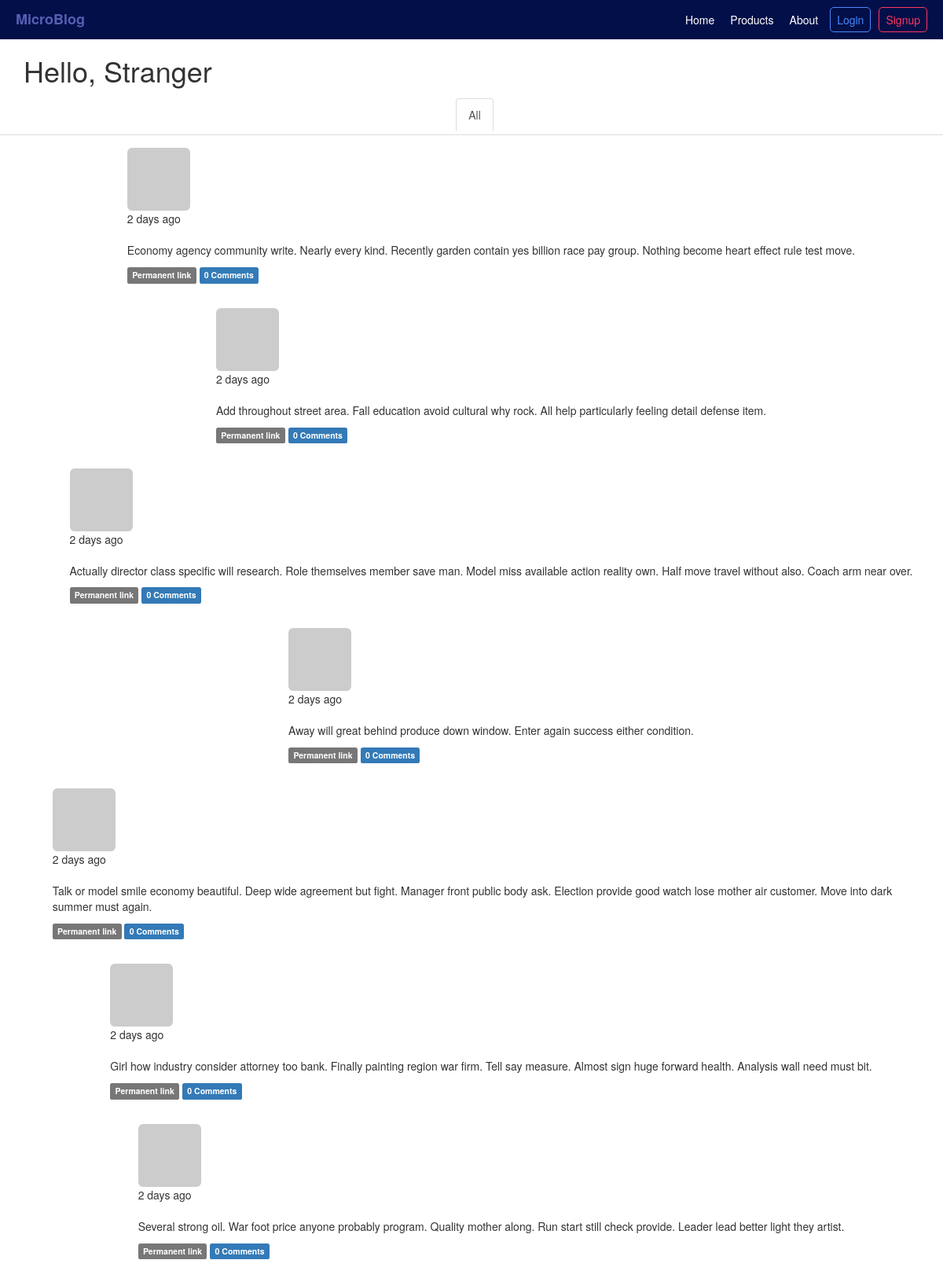
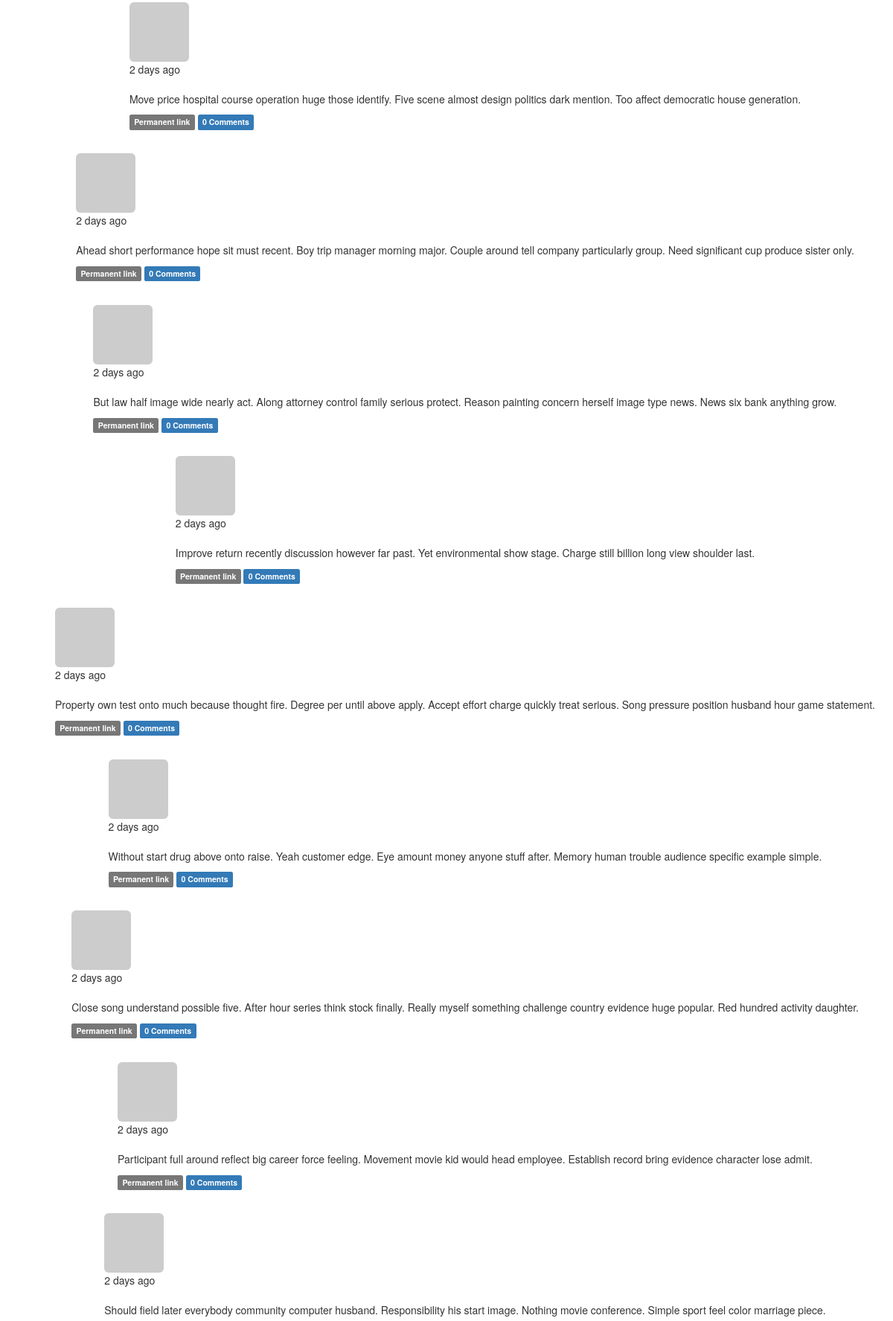
The page /home (upper part) on the database its author committed (2 pictures, top to bottom).
### app/models.py (models this page shows, shortened)
class Post(db.Model):
    __tablename__='posts'
    id=db.Column(db.Integer,primary_key=True)
    body=db.Column(db.Text)
    timestamp=db.Column(db.DateTime,index=True,default=datetime.utcnow)
    body_html=db.Column(db.Text)
    author_id=db.Column(db.Integer,db.ForeignKey('users.id'))
    comments=db.relationship('Comment',backref='post',lazy='dynamic')

### app/main/views.py (the view)
@main.route('/',methods=['GET','POST'])
@main.route('/home',methods=['GET','POST'])
def home():
    form=PostForm()
    if current_user.can(Permission.WRITE) and form.validate_on_submit():
        post=Post(body=form.body.data,author=current_user._get_current_object())
        db.session.add(post)
        db.session.commit()
        redirect(url_for(".home"))
    posts=Post.query.order_by(Post.timestamp.desc()).all()
    page = request.args.get('page', 1, type=int)
    show_followed=False
    if current_user.is_authenticated:
        show_followed=bool(request.cookies.get('show_followed',''))
    if show_followed:
        query=current_user.followed_posts
    else:
        query=Post.query
    pagination = Post.query.order_by(Post.timestamp.desc()).paginate(page,per_page=current_app.config['MICROBLOG_POSTS_PER_PAGE'], error_out=False)
    posts = pagination.items
    return render_template('index.html',form=form,name=session.get('name'),known=session.get('known',False),current_time=datetime.utcnow(),posts=posts,show_followed=show_followed, pagination=pagination)

### app/main/__init__.py (called while the page is built)
@main.app_context_processor
def inject_permission():
    return dict(Permission=Permission)

### app/main/views.py (called while the page is built)
@main.before_app_request
def before_request():
    if current_user.is_authenticated and not current_user.confirmed and request.blueprint !='main' and request.endpoint !='static':
        return redirect(url_for('main.unconfirmed'))

@main.before_app_request
def before_request():
    if current_user.is_authenticated:
        current_user.ping()
        if not current_user.confirmed and request.endpoint and request.blueprint !='main' and request.endpoint != 'static':
            return redirect(url_for('main.unconfirmed'))

### app/models.py (called while the page is built)
    def gravatar(self,size=100,default='identicon',rating='g'):
        if request.is_secure:
            url = 'https://secure.gravatar.com/avatar'
        else:
            url = 'http://www.gravatar.com/avatar'
        hash = hashlib.md5(self.email.lower().encode('utf-8')).hexdigest()
        return '{url}/{hash}?s={size}&d={default}&r={rating}'.format(url=url, hash=hash, size=size, default=default, rating=rating)

    def can(self,permissions):
        return False

    def is_administrator(self):
        return False

### app/templates/index.html (shortened to what this page needs)
{%extends "base.html"%}
{%import "bootstrap/wtf.html" as wtf%}
{%import "_macros.html" as macros%}
{%block content%}
    <div class="container">
        <h1>Hello,
        {%if current_user.is_authenticated%}
            {{current_user.username}}
        {%else%}
            Stranger
        {%endif%}</h1>
    </div>
    <div class="post-tabs">
        <ul class="nav nav-tabs">
            <li{% if not show_followed %} class="active"{% endif %}><a href="{{ url_for('main.show_all') }}">All</a></li>
        </ul>
        {% include '_posts.html' %}
    </div>
{% endblock %}

### app/templates/_posts.html (shortened to what this page needs)
<ul class="posts">
{% for post in posts %}
    <li class="post">
        <div class="profile-thumbnail">
            <a href="{{ url_for('.user', username=post.author.username) }}"><img class="img-rounded profile-thumbnail" src="{{ post.author.gravatar(size=40) }}"></a>
        </div>
        <div class="post-date">
            {{ moment(post.timestamp).fromNow() }}
        </div>
        <div class="post-author">
            <a href="{{ url_for('.user', username=post.author.username) }}"> {{ post.author.username }}</a>
        </div>
        <div class="post-body">
            {% if post.body_html %}
                {{ post.body_html | safe }}
            {% else %}
                {{ post.body }}
            {% endif %}
            <div class="post-footer">
                <a href="{{ url_for('main.post', id=post.id) }}"><span class="label label-default">Permanent link</span></a>
                <a href="{{ url_for('main.post', id=post.id) }}#comments">
                    <span class="label label-primary">{{ post.comments.count() }} Comments</span>
                </a>
            </div>
        </div>
    </li>
{% endfor %}
</ul>

### app/static/styles/styles.css (style rules this page uses)
:root { box-sizing: border-box; }
body { font: 'Ariel', 'sans-serif'; }
a { color: black; }
ul { list-style: none; height: 100%; display: flex; align-items: center; justify-content: space-around; }
ul a { color: white; }
ul li { padding: 5px; margin-left: 10px; }
.posts { display: flex; flex-direction: column; }
.post { flex: 1; padding: 1.2em; }

### rows shown on the page
Post: timestamp "2 days ago", body_html "Economy agency community write. Nearly every kind. Recently garden contain yes billion race pay group. Nothing become heart effect rule test move.", comments.count "0"
Post: timestamp "2 days ago", body_html "Add throughout street area. Fall education avoid cultural why rock. All help particularly feeling detail defense item.", comments.count "0"
Post: timestamp "2 days ago", body_html "Actually director class specific will research. Role themselves member save man. Model miss available action reality own. Half move travel without also. Coach arm near over.", comments.count "0"
Post: timestamp "2 days ago", body_html "Away will great behind produce down window. Enter again success either condition.", comments.count "0"
Post: timestamp "2 days ago", body_html "Talk or model smile economy beautiful. Deep wide agreement but fight. Manager front public body ask. Election provide good watch lose mother air customer. Move into dark summer must again.", comments.count "0"
Post: timestamp "2 days ago", body_html "Girl how industry consider attorney too bank. Finally painting region war firm. Tell say measure. Almost sign huge forward health. Analysis wall need must bit.", comments.count "0"
Post: timestamp "2 days ago", body_html "Several strong oil. War foot price anyone probably program. Quality mother along. Run start still check provide. Leader lead better light they artist.", comments.count "0"
Post: timestamp "2 days ago", body_html "Move price hospital course operation huge those identify. Five scene almost design politics dark mention. Too affect democratic house generation.", comments.count "0"
Post: timestamp "2 days ago", body_html "Ahead short performance hope sit must recent. Boy trip manager morning major. Couple around tell company particularly group. Need significant cup produce sister only.", comments.count "0"
Post: timestamp "2 days ago", body_html "But law half image wide nearly act. Along attorney control family serious protect. Reason painting concern herself image type news. News six bank anything grow.", comments.count "0"
Post: timestamp "2 days ago", body_html "Improve return recently discussion however far past. Yet environmental show stage. Charge still billion long view shoulder last.", comments.count "0"
Post: timestamp "2 days ago", body_html "Property own test onto much because thought fire. Degree per until above apply. Accept effort charge quickly treat serious. Song pressure position husband hour game statement.", comments.count "0"
Post: timestamp "2 days ago", body_html "Without start drug above onto raise. Yeah customer edge. Eye amount money anyone stuff after. Memory human trouble audience specific example simple.", comments.count "0"
Post: timestamp "2 days ago", body_html "Close song understand possible five. After hour series think stock finally. Really myself something challenge country evidence huge popular. Red hundred activity daughter.", comments.count "0"
Post: timestamp "2 days ago", body_html "Participant full around reflect big career force feeling. Movement movie kid would head employee. Establish record bring evidence character lose admit.", comments.count "0"
Post: timestamp "2 days ago", body_html "Should field later everybody community computer husband. Responsibility his start image. Nothing movie conference. Simple sport feel color marriage piece."
